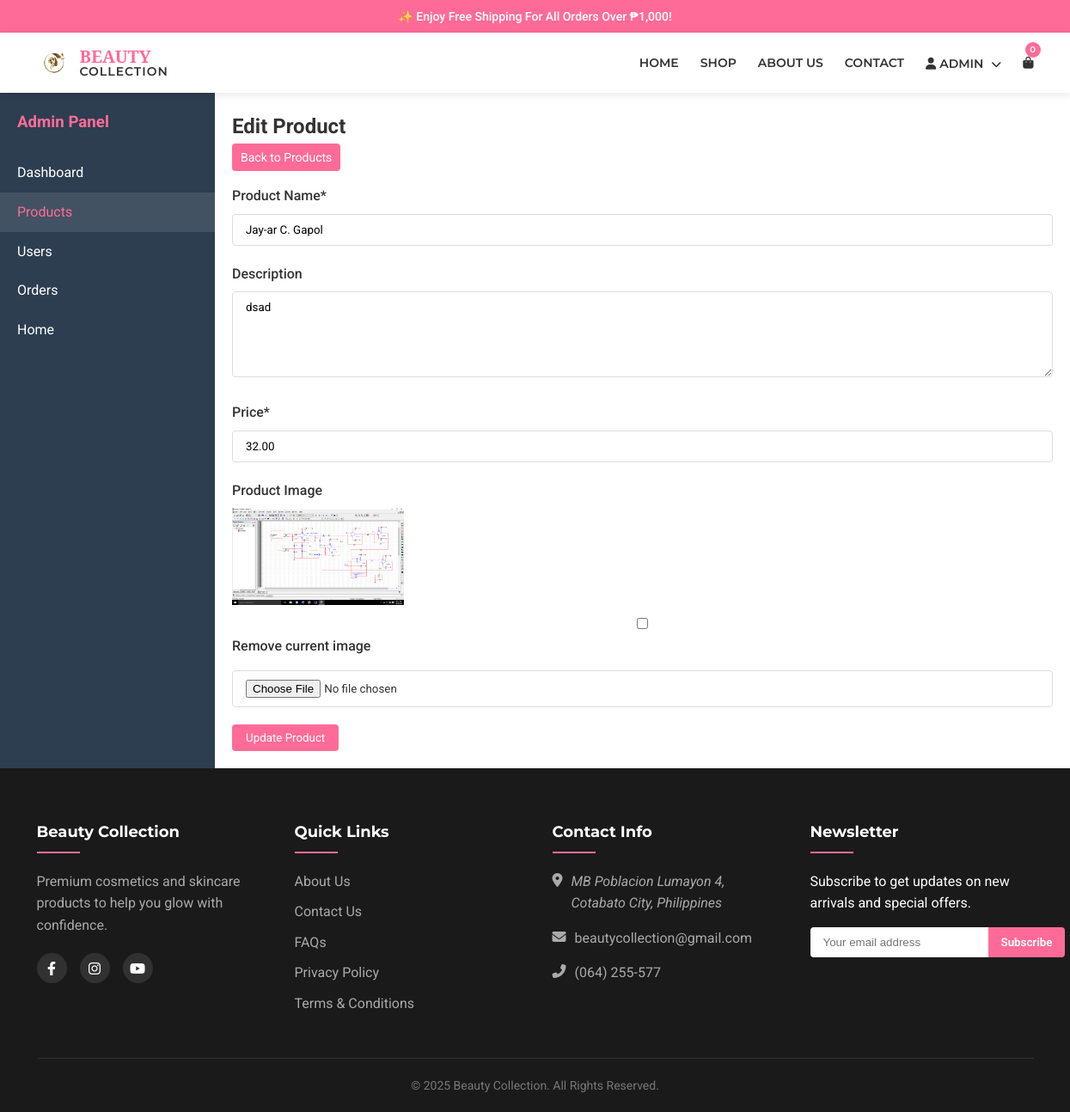
Page /admin/edit_product.php?id=3 (signed in) on the committed database.
### tables this page shows
CREATE TABLE IF NOT EXISTS `products` (
  `id` int(11) NOT NULL AUTO_INCREMENT,
  `name` varchar(100) NOT NULL,
  `description` text DEFAULT NULL,
  `price` decimal(10,2) NOT NULL,
  `image` varchar(255) DEFAULT NULL,
  `category` varchar(50) NOT NULL DEFAULT 'Uncategorized',
  `is_bestseller` tinyint(1) DEFAULT 0,
  PRIMARY KEY (`id`)
);

### admin/edit_product.php (the view, shortened to what this page needs)
<?php
include('../header.php');
$id = $_GET['id'] ?? 0;
$stmt = $pdo->prepare("SELECT * FROM products WHERE id = ?");
$stmt->execute([$id]);
$product = $stmt->fetch();
?>
<div class="admin-container">
    <div class="sidebar">
        <h3>Admin Panel</h3>
        <ul>
            <li><a href="dashboard.php">Dashboard</a></li>
            <li><a href="products.php" class="active">Products</a></li>
            <li><a href="users.php">Users</a></li>
            <li><a href="orders.php">Orders</a></li>
            <li><a href="../index.php">Home</a></li>
        </ul>
    </div>
    <div class="main-content">
        <h2>Edit Product</h2>
        <a href="products.php" class="btn btn-sm">Back to Products</a>
        <form method="POST" enctype="multipart/form-data" class="mt-3">
            <div class="form-group">
                <label for="name">Product Name*</label>
                <input type="text" id="name" name="name" value="<?php echo htmlspecialchars($product['name']); ?>" required>
            </div>
            <div class="form-group">
                <label for="description">Description</label>
                <textarea id="description" name="description" rows="3"><?php echo htmlspecialchars($product['description']); ?></textarea>
            </div>
            <div class="form-group">
                <label for="price">Price*</label>
                <input type="number" id="price" name="price" step="0.01" min="0" value="<?php echo $product['price']; ?>" required>
            </div>
            <div class="form-group">
                <label for="image">Product Image</label>
                <?php if ($product['image']): ?>
                    <div class="current-image">
                        <img src="../<?php echo $product['image']; ?>" alt="Current product image" style="max-width: 200px; display: block; margin-bottom: 10px;">
                        <label>
                            <input type="checkbox" name="remove_image" value="1"> Remove current image
                        </label>
                    </div>
                <?php endif; ?>
                <input type="file" id="image" name="image">
            </div>
            <button type="submit" class="btn btn-primary">Update Product</button>
        </form>
    </div>
</div>
<?php include('../footer.php'); ?>

### admin/styles.css (style rules this page uses)
:root { --primary: #ff6b98; --primary-dark: #e84980; --secondary: #f8bbd0; --light: #fce4ec; --dark: #333; --gray: #777; --light-gray: #f5f5f5; --white: #fff; --transition: all 0.3s ease; }
* { margin: 0; padding: 0; box-sizing: border-box; }
body { font-family: 'Roboto', sans-serif; color: var(--dark); line-height: 1.6; }
img { max-width: 100%; height: auto; }
a { text-decoration: none; color: inherit; transition: var(--transition); }
ul { list-style: none; }
button { cursor: pointer; border: none; background: none; font-family: inherit; }
.form-group { margin-bottom: 20px; }
.form-group label { display: block; margin-bottom: 8px; font-weight: 500; }
.form-group input, .form-group textarea, .form-group select { width: 100%; padding: 10px 15px; border: 1px solid #ddd; border-radius: 4px; font-family: inherit; }
.form-group textarea { min-height: 100px; resize: vertical; }
.admin-container { display: flex; min-height: calc(100vh - 200px); }
.sidebar { width: 250px; background: #2c3e50; color: white; padding: 20px 0; }
.sidebar h3 { padding: 0 20px; margin-bottom: 20px; color: var(--primary); }
.sidebar ul { list-style: none; }
.sidebar li a { display: block; padding: 10px 20px; color: white; transition: var(--transition); }
.sidebar li a:hover, .sidebar li a.active { background: rgba(255,255,255,0.1); color: var(--primary); }
.main-content { flex: 1; padding: 20px; }
.btn { display: inline-block; padding: 8px 16px; background: var(--primary); color: white; border-radius: 4px; transition: var(--transition); }
.btn-sm { padding: 5px 10px; font-size: 14px; }
.mt-3 { margin-top: 1rem; }
.current-image { margin-bottom: 15px; }

### rows in the picture
products: name "Jay-ar C. Gapol", description "dsad", price "32.00", image (picture)

### other values in the picture
$_SESSION['username'] "ADMIN"
